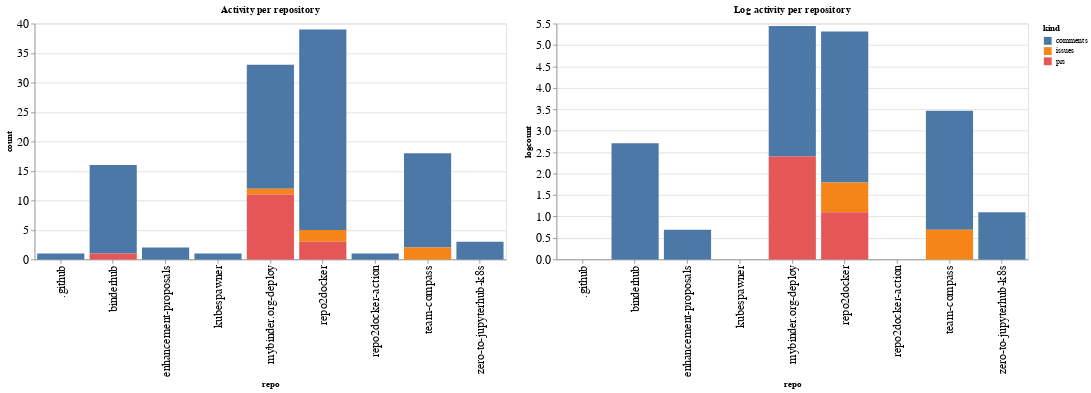

Notebook code cell kept with this figure:
### Code cell
ch1 = alt.Chart(repo_summaries, width=600, title="Activity per repository").mark_bar().encode(
    x='repo',
    y='count',
    color='kind',
    tooltip="kind"
)

ch2 = alt.Chart(repo_summaries, width=600, title="Log activity per repository").mark_bar().encode(
    x='repo',
    y='logcount',
    color='kind',
    tooltip="kind"
)

ch1 | ch2

### Figure 1 — Vega-Lite specification as saved in the notebook (floating-point values rounded to 4 significant figures)
{"config": {"axisLeft": {"labelFontSize": 15}, "axisBottom": {"labelFontSize": 15}}, "hconcat": [{"mark": "bar", "encoding": {"color": {"type": "nominal", "field": "kind"}, "tooltip": {"type": "nominal", "field": "kind"}, "x": {"type": "nominal", "field": "repo"}, "y": {"type": "quantitative", "field": "count"}}, "title": "Activity per repository", "width": 600}, {"mark": "bar", "encoding": {"color": {"type": "nominal", "field": "kind"}, "tooltip": {"type": "nominal", "field": "kind"}, "x": {"type": "nominal", "field": "repo"}, "y": {"type": "quantitative", "field": "logcount"}}, "title": "Log activity per repository", "width": 600}], "data": {"name": "data-099760334a8909e8c6da3d68940a4af0"}, "$schema": "https://vega.github.io/schema/vega-lite/v4.8.1.json", "datasets": {"data-099760334a8909e8c6da3d68940a4af0": [{"repo": ".github", "kind": "comments", "count": 1, "logcount": 0.0}, {"repo": "binderhub", "kind": "comments", "count": 15, "logcount": 2.708}, {"repo": "binderhub", "kind": "prs", "count": 1, "logcount": 0.0}, {"repo": "enhancement-proposals", "kind": "comments", "count": 2, "logcount": 0.6931}, {"repo": "kubespawner", "kind": "comments", "count": 1, "logcount": 0.0}, {"repo": "mybinder.org-deploy", "kind": "comments", "count": 21, "logcount": 3.045}, {"repo": "mybinder.org-deploy", "kind": "issues", "count": 1, "logcount": 0.0}, {"repo": "mybinder.org-deploy", "kind": "prs", "count": 11, "logcount": 2.398}, {"repo": "repo2docker", "kind": "comments", "count": 34, "logcount": 3.526}, {"repo": "repo2docker", "kind": "issues", "count": 2, "logcount": 0.6931}, {"repo": "repo2docker", "kind": "prs", "count": 3, "logcount": 1.099}, {"repo": "repo2docker-action", "kind": "comments", "count": 1, "logcount": 0.0}, {"repo": "team-compass", "kind": "comments", "count": 16, "logcount": 2.773}, {"repo": "team-compass", "kind": "issues", "count": 2, "logcount": 0.6931}, {"repo": "zero-to-jupyterhub-k8s", "kind": "comments", "count": 3, "logcount": 1.099}]}}
